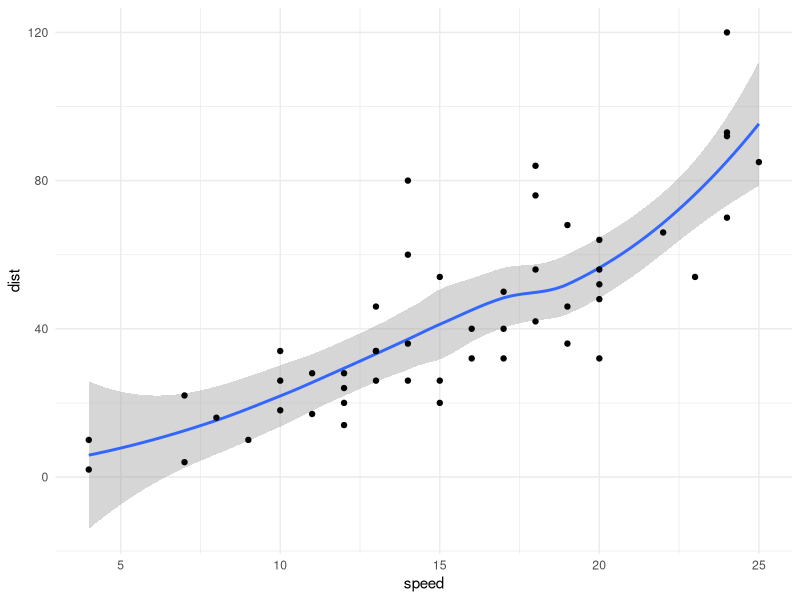

Reproduce this figure in R.
## ---- chunk 1
knitr::opts_chunk$set(warning = FALSE, message = FALSE)
## ---- chunk 2
library(tidyverse)
library(ggplot2)
## ---- chunk 3
summary(cars)
## ---- chunk 4
ggplot(cars, aes(x = speed, y = dist)) +
  geom_smooth() +
  geom_point() +
  theme_minimal()
